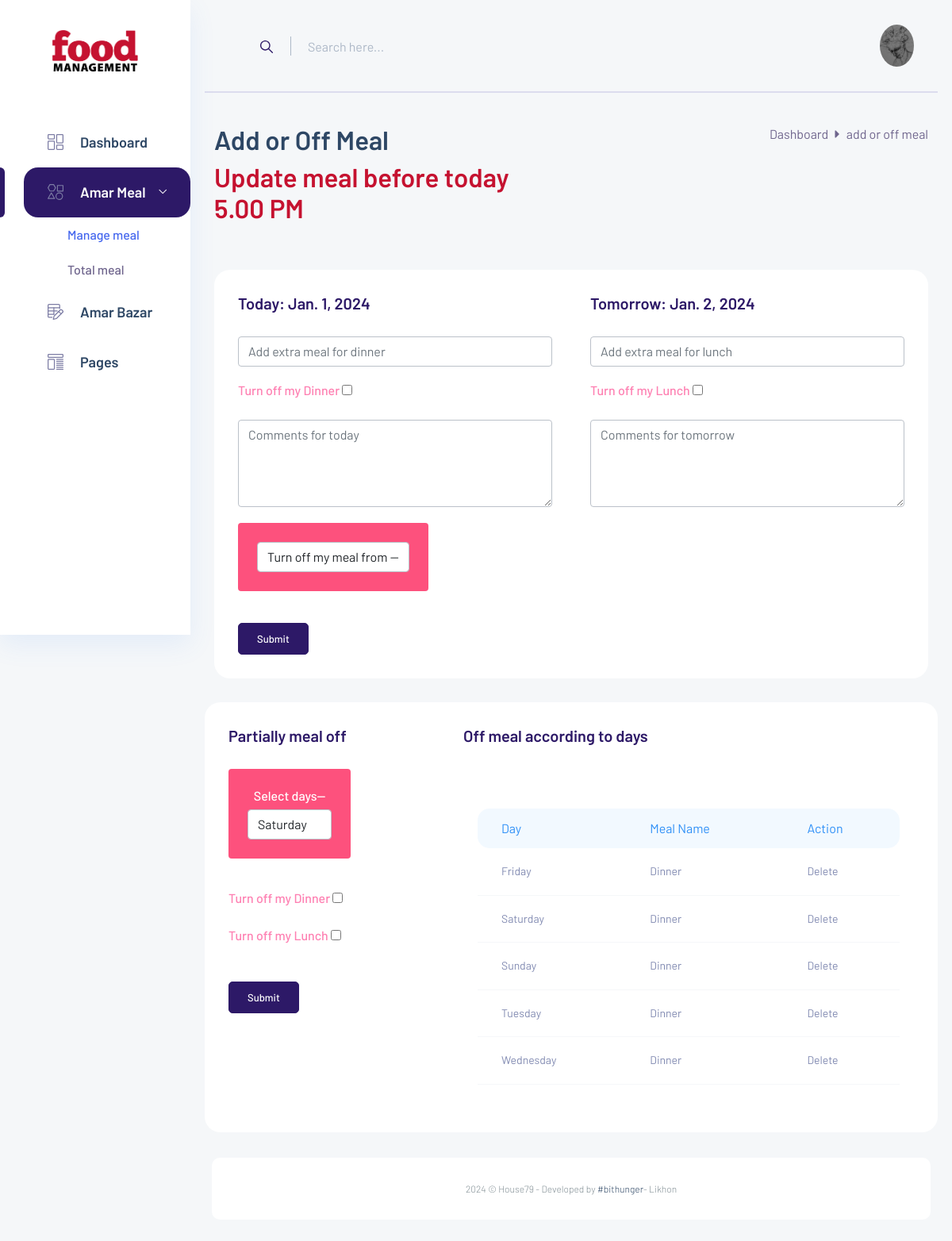
The page /user-dashboard/manage-meal (signed in) on the database its author committed.
### admin_dash/models.py (models this page shows)
class User(AbstractUser):
    mobile = models.CharField('Mobile', max_length=50)
    image = models.ImageField('Profile image', upload_to='user/profiles/')
    nid_or_birth = models.ImageField('NID or Birth', upload_to='user/nid/')
    address = models.TextField('Address', max_length=150)
    total_meal = models.IntegerField('Total meal', default=0)
    total_bazar = models.IntegerField('Total bazar', default=0)
    total_tk = models.IntegerField('Total taka', default=0)
    status = models.BooleanField('Status', default=True)

class Partial_Meal(models.Model):
    user = models.ForeignKey(User, on_delete=models.CASCADE)
    day = models.CharField('Day', max_length=20)
    meal = models.IntegerField('Meal')
    status = models.BooleanField('Status', default=True)

### user_dash/views.py (the view)
# urls.py: path('user-dashboard/manage-meal', views.manage_meal, name='manage-meal'),
@login_required
def manage_meal(request):
    today = dateTime.date.today()
    tomorrow = today + dateTime.timedelta(days=1)
    partial = Partial_Meal.objects.filter(user=request.user)
    return render(request, 'user_dashboard/add_meal.html', {'today':today, 'tomorrow':tomorrow, 'partial':partial})

### templates/user_dashboard/add_meal.html (shortened to what this page needs)
{% extends "layouts/main.html" %}
{% load static %}
{% block content %}
{% include "layouts/side_nav.html" %}
<section class="main_content dashboard_part">
    {% include "layouts/nav.html" %}
    <div class="main_content_iner">
        <div class="container-fluid p-0">
            <div class="row justify-content-center">
                <div class="col-12">
                    <div class="dashboard_header mb_50">
                        <div class="row">
                            <div class="col-lg-6">
                                <div class="dashboard_header_title">
                                    <h3>Add or Off Meal</h3>
                                    <h3 style="color:#C51230" class=" ">Update meal before today 5.00 PM</h3>
                                </div>
                            </div>
                            <div class="col-lg-6">
                                <div class="dashboard_breadcam text-end">
                                    <p><a href="index.html">Dashboard</a> <i class="fas fa-caret-right"></i> add or off
                                        meal
                                    </p>
                                </div>
                            </div>
                        </div>
                    </div>
                </div>
                <div class="col-lg-12">
                    <div class="row">
                        <div class="col-lg-12">
                            <div class="white_box mb_30">
                                <form action="{% url 'add-or-off-meal' %}" class="theme-form" method="POST">
                                    <div class="row g-5">
                                        <div class="col-lg-6">
                                            <div class="box_header ">
                                                <div class="main-title">
                                                    <h3 class="mb-0">Today: {{ today }} </h3>
                                                </div>
                                            </div>
                                            <div class="row">
                                                <div class="col-lg-12 mb_20">
                                                    <div class="mb_20">
                                                        <input type="number" name="extra_meal_dinner"
                                                            class="form-control"
                                                            placeholder="Add extra meal for dinner">
                                                    </div>
                                                    <div class="mb_20">
                                                        <label class="h6 theme_color_4">Turn off my Dinner</label>
                                                        <input name="off_dinner" value="True" type="checkbox">
                                                    </div>
                                                    <div class="mb_20">
                                                        <textarea name="today_comment" class="form-control" rows="4"
                                                            placeholder="Comments for today"></textarea>
                                                    </div>
                                                    {% if request.user.status %}
                                                    <div class="badge bg-danger p-4 mb_20">
                                                        <select class="form-control" name="off_from">
                                                            <option value="0">Turn off my meal from --</option>
                                                        </select>
                                                    </div>
                                                    {% endif %}
                                                </div>
                                            </div>
                                            <button type="submit" class="btn_1 full_width text-center">Submit</button>
                                        </div>
                                        <div class="col-lg-6">
                                            <div class="box_header ">
                                                <div class="main-title">
                                                    <h3 class="mb-0">Tomorrow: {{ tomorrow }}</h3>
                                                </div>
                                            </div>
                                            <div class="row">
                                                <div class="col-lg-12 mb_20">
                                                    <div class="mb_20">
                                                        <input type="number" name="extra_meal_lunch"
                                                            class="form-control" placeholder="Add extra meal for lunch">
                                                    </div>
                                                    <div class="mb_20">
                                                        <label class="h6 theme_color_4">Turn off my Lunch</label>
                                                        <input name="off_lunch" value="True" type="checkbox">
                                                    </div>
                                                    <div class="mb_20">
                                                        <textarea name="tomorrow_comment" class="form-control" rows="4"
                                                            placeholder="Comments for tomorrow"></textarea>
                                                    </div>
                                                </div>
                                            </div>
                                        </div>
                                    </div>
                                </form>
                            </div>
                        </div>
                    </div>
                </div>
                <div class="white_box mb_30">
                    <form action="{% url 'partial-off-meal' %}" class="theme-form" method="POST">
                        <div class="row">
                            <div class="col-lg-4">
                                <div class="box_header ">
                                    <div class="main-title">
                                        <h3 class="mb-0">Partially meal off</h3>
                                    </div>
                                </div>
                                <div class="row">
                                    <div class="col-lg-12 mb_20">
                                        <div class="mb_20">
                                            <div class="badge bg-danger p-4 mb_20">
                                                <label class="h6">Select days--</label>
                                                <select required class="form-control" name="partial_day_from">
                                                    <option value="Saturday">Saturday</option>
                                                </select>
                                            </div>
                                        </div>
                                        <div class="mb_20">
                                            <label class="h6 theme_color_4">Turn off my Dinner</label>
                                            <input name="partial_off_dinner" value="True" type="checkbox">
                                        </div>
                                        <div class="mb_20">
                                            <label class="h6 theme_color_4">Turn off my Lunch</label>
                                            <input name="partial_off_lunch" value="True" type="checkbox">
                                        </div>
                                    </div>
                                </div>
                                <button type="submit" class="btn_1 full_width text-center">Submit</button>
                            </div>
                            <div class="col-lg-8">
                                <div class="box_header ">
                                    <div class="main-title">
                                        <h3 class="mb-0">Off meal according to days</h3>
                                    </div>
                                </div>
                                <div class="row">
                                    <div class="white_box QA_section card_height_100">
                                        <div class="QA_table ">
                                            <table class="table lms_table_active2">
                                                <thead>
                                                    <tr>
                                                        <th scope="col">Day</th>
                                                        <th scope="col">Meal name</th>
                                                        <th scope="col">Action</th>
                                                    </tr>
                                                </thead>
                                                <tbody>
                                                    {% for item in partial %}
                                                    <tr>
                                                        <td>{{ item.day }}</td>
                                                        <td>
                                                            {% if item.meal == 0 %}
                                                            Dinner
                                                            {% else %}
                                                            Lunch
                                                            {% endif %}
                                                        </td>
                                                        <td><a href="{% url 'partial-delete' item.id %}">Delete</a></td>
                                                    </tr>
                                                    {% endfor %}
                                                </tbody>
                                            </table>
                                        </div>
                                    </div>
                                </div>
                            </div>
                        </div>
                    </form>
                </div>
            </div>
        </div>
        {% include "layouts/footer.html" %}
    </div>
</section>
{% endblock content %}

### templates/layouts/nav.html (shortened to what this page needs)
{% load static %}
<div class="container-fluid g-0">
    <div class="row">
        <div class="col-lg-12 p-0 ">
            <div class="header_iner d-flex justify-content-between align-items-center">
                <div class="serach_field-area">
                    <div class="search_inner">
                        <form action="#">
                            <div class="search_field">
                                <input type="text" placeholder="Search here...">
                            </div>
                            <button type="submit"> <img src="{% static 'img/icon/icon_search.svg' %}" alt> </button>
                        </form>
                    </div>
                </div>
                <div class="header_right d-flex justify-content-between align-items-center">
                    <div class="profile_info">
                        <img src="/media/{{ request.user.image }}" alt="{{ request.user }}">
                    </div>
                </div>
            </div>
        </div>
    </div>
</div>

### rows shown on the page
User: user.image (picture)
Partial_Meal: day "Saturday", meal "Dinner"
Partial_Meal: day "Sunday", meal "Dinner"
Partial_Meal: day "Wednesday", meal "Dinner"
Partial_Meal: day "Friday", meal "Dinner"
Partial_Meal: day "Tuesday", meal "Dinner"
